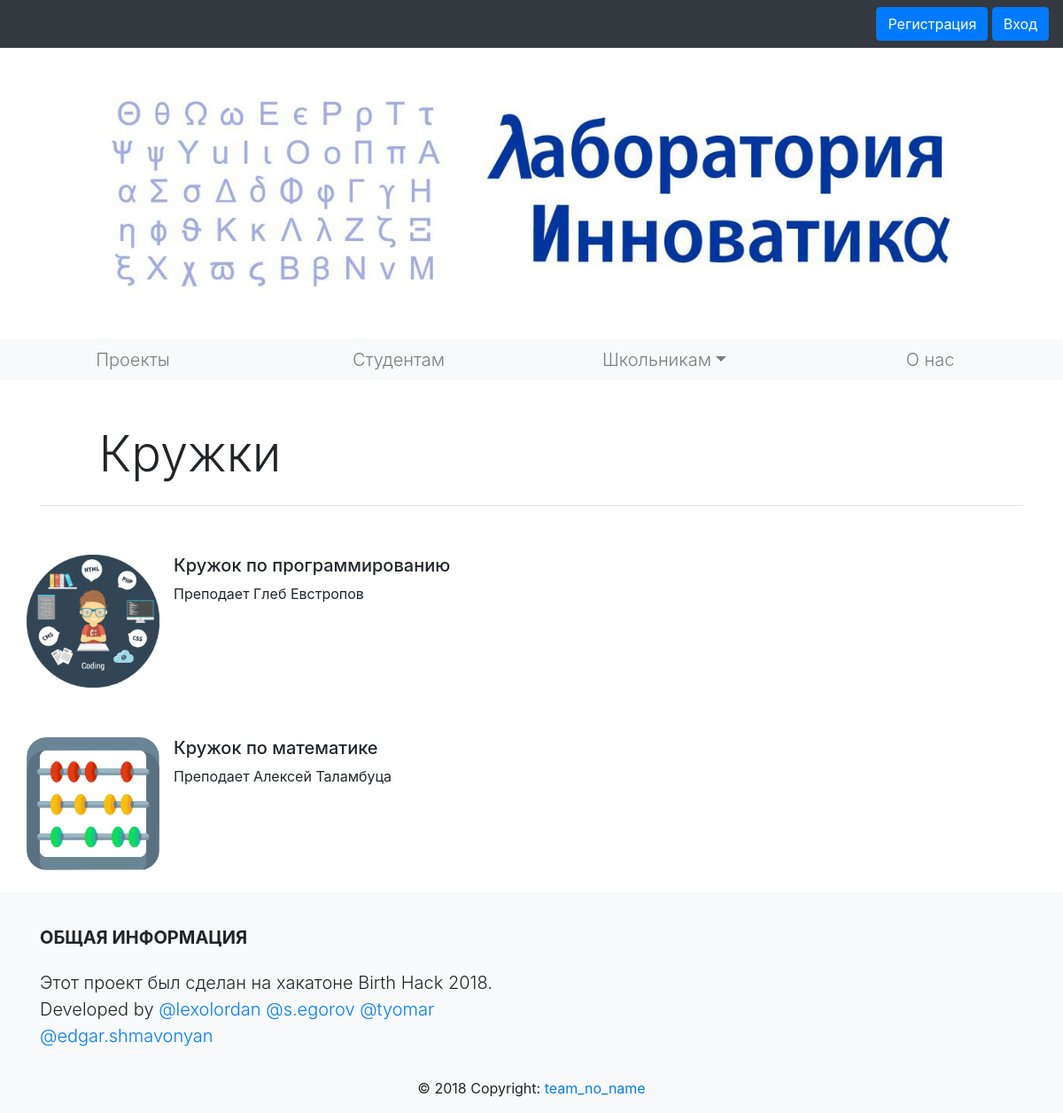
Page /clubs on the committed database.
### main/models.py (models this page shows, shortened)
class EducationalProject(models.Model):
    name = models.CharField(max_length=40)
    text = models.TextField(max_length=500)
    logo = models.ImageField(upload_to="projects", default="logo_post.jpg")

### main/views.py (the view)
# urls.py: path('clubs', views.clubs, name='clubs'),
def clubs(request):
    if request.method == 'GET':
        clubs = EducationalProject.objects.all()
        return HttpResponse(render(request, 'menu/summer_school.html', {'posts': clubs}))
    else:
        return HttpResponse('error')

### templates/menu/summer_school.html
{% extends 'template.html' %}
{% load static %}
{% block content %}
    <div class="container" id="div-h3">
        <div class="row">
            <div class="col-12">
                <h2 class="display-4" style="margin-left: 6%"> Кружки </h2>
            </div>
        </div>
        <hr>
        {% for post in posts %}
        <div style="margin-top: 5%" class="row">
            <div class="media">
                <img style="width: 150px; max-width: 100%; height: auto;" class="mr-3 img-fluid" src="{{ post.logo.url }}" alt="Generic placeholder image">
                <div class="media-body">
                    <h5 class="mt-0"> {{ post.name }}</h5>
                    {{ post.text }}
                </div>
            </div>
        </div>
        {% endfor %}
    </div>
{% endblock %}

### static/style.css (style rules this page uses)
body { padding-top: 5rem; }
#div-h3 { margin-top: 50px; }

### rows in the picture
EducationalProject: logo (picture), name "Кружок по программированию", text "Преподает Глеб Евстропов"
EducationalProject: logo (picture), name "Кружок по математике", text "Преподает Алексей Таламбуца"
